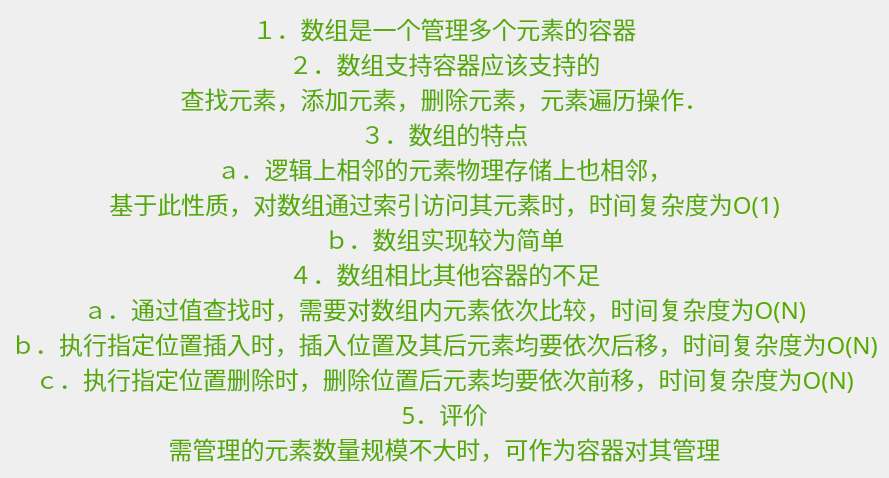
<?xml version="1.0" encoding="UTF-8"?>
<ui version="4.0">
 <class>ArraySummaryWidget</class>
 <widget class="QWidget" name="ArraySummaryWidget">
  <property name="geometry">
   <rect>
    <x>0</x>
    <y>0</y>
    <width>880</width>
    <height>432</height>
   </rect>
  </property>
  <property name="windowTitle">
   <string>Form</string>
  </property>
  <layout class="QVBoxLayout" name="verticalLayout">
   <item>
    <widget class="QLabel" name="label">
     <property name="palette">
      <palette>
       <active>
        <colorrole role="WindowText">
         <brush brushstyle="SolidPattern">
          <color alpha="255">
           <red>85</red>
           <green>170</green>
           <blue>0</blue>
          </color>
         </brush>
        </colorrole>
       </active>
       <inactive>
        <colorrole role="WindowText">
         <brush brushstyle="SolidPattern">
          <color alpha="255">
           <red>85</red>
           <green>170</green>
           <blue>0</blue>
          </color>
         </brush>
        </colorrole>
       </inactive>
       <disabled>
        <colorrole role="WindowText">
         <brush brushstyle="SolidPattern">
          <color alpha="255">
           <red>190</red>
           <green>190</green>
           <blue>190</blue>
          </color>
         </brush>
        </colorrole>
       </disabled>
      </palette>
     </property>
     <property name="font">
      <font>
       <family>文泉驿正黑</family>
       <pointsize>18</pointsize>
       <weight>50</weight>
       <bold>false</bold>
      </font>
     </property>
     <property name="text">
      <string>１．数组是一个管理多个元素的容器
２．数组支持容器应该支持的
查找元素，添加元素，删除元素，元素遍历操作．
３．数组的特点
ａ．逻辑上相邻的元素物理存储上也相邻，
基于此性质，对数组通过索引访问其元素时，时间复杂度为O(1)
ｂ．数组实现较为简单
４．数组相比其他容器的不足
ａ．通过值查找时，需要对数组内元素依次比较，时间复杂度为O(N)
ｂ．执行指定位置插入时，插入位置及其后元素均要依次后移，时间复杂度为O(N)
ｃ．执行指定位置删除时，删除位置后元素均要依次前移，时间复杂度为O(N)
5．评价
需管理的元素数量规模不大时，可作为容器对其管理</string>
     </property>
     <property name="alignment">
      <set>Qt::AlignCenter</set>
     </property>
    </widget>
   </item>
  </layout>
 </widget>
 <resources/>
 <connections/>
</ui>
